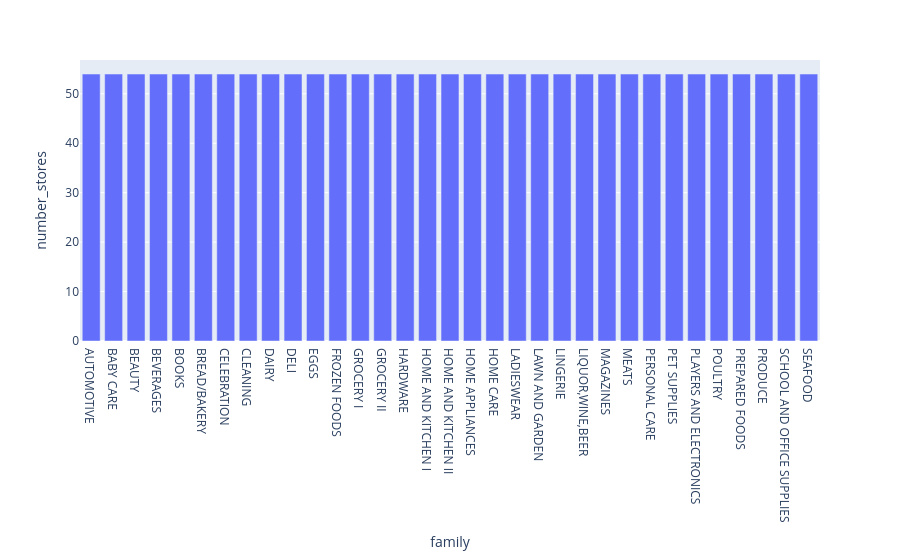

Notebook cell for this chart:
### Code cell
# Do all the stores have the same families?
df_families = df_train.groupby(by = ['family'], as_index=False)['store_nbr'].nunique()
df_families.columns = ['family', 'number_stores']
fig = px.bar(df_families, x = 'family', y = 'number_stores')
fig.show()

### Figure 1 — Plotly figure (JSON) as saved in the notebook; plotly's stock layout.template omitted (floating-point values rounded to 4 significant figures)
{"data": [{"hovertemplate": "family=%{x}<br>number_stores=%{y}<extra></extra>", "legendgroup": "", "marker": {"color": "#636efa", "pattern": {"shape": ""}}, "name": "", "orientation": "v", "showlegend": false, "textposition": "auto", "type": "bar", "x": ["AUTOMOTIVE", "BABY CARE", "BEAUTY", "BEVERAGES", "BOOKS", "BREAD/BAKERY", "CELEBRATION", "CLEANING", "DAIRY", "DELI", "EGGS", "FROZEN FOODS", "GROCERY I", "GROCERY II", "HARDWARE", "HOME AND KITCHEN I", "HOME AND KITCHEN II", "HOME APPLIANCES", "HOME CARE", "LADIESWEAR", "LAWN AND GARDEN", "LINGERIE", "LIQUOR,WINE,BEER", "MAGAZINES", "MEATS", "PERSONAL CARE", "PET SUPPLIES", "PLAYERS AND ELECTRONICS", "POULTRY", "PREPARED FOODS", "PRODUCE", "SCHOOL AND OFFICE SUPPLIES", "SEAFOOD"], "xaxis": "x", "y": [54, 54, 54, 54, 54, 54, 54, 54, 54, 54, 54, 54, 54, 54, 54, 54, 54, 54, 54, 54, 54, 54, 54, 54, 54, 54, 54, 54, 54, 54, 54, 54, 54], "yaxis": "y"}], "layout": {"barmode": "relative", "legend": {"tracegroupgap": 0}, "margin": {"t": 60}, "xaxis": {"anchor": "y", "domain": [0, 1], "title": {"text": "family"}}, "yaxis": {"anchor": "x", "domain": [0, 1], "title": {"text": "number_stores"}}}}
